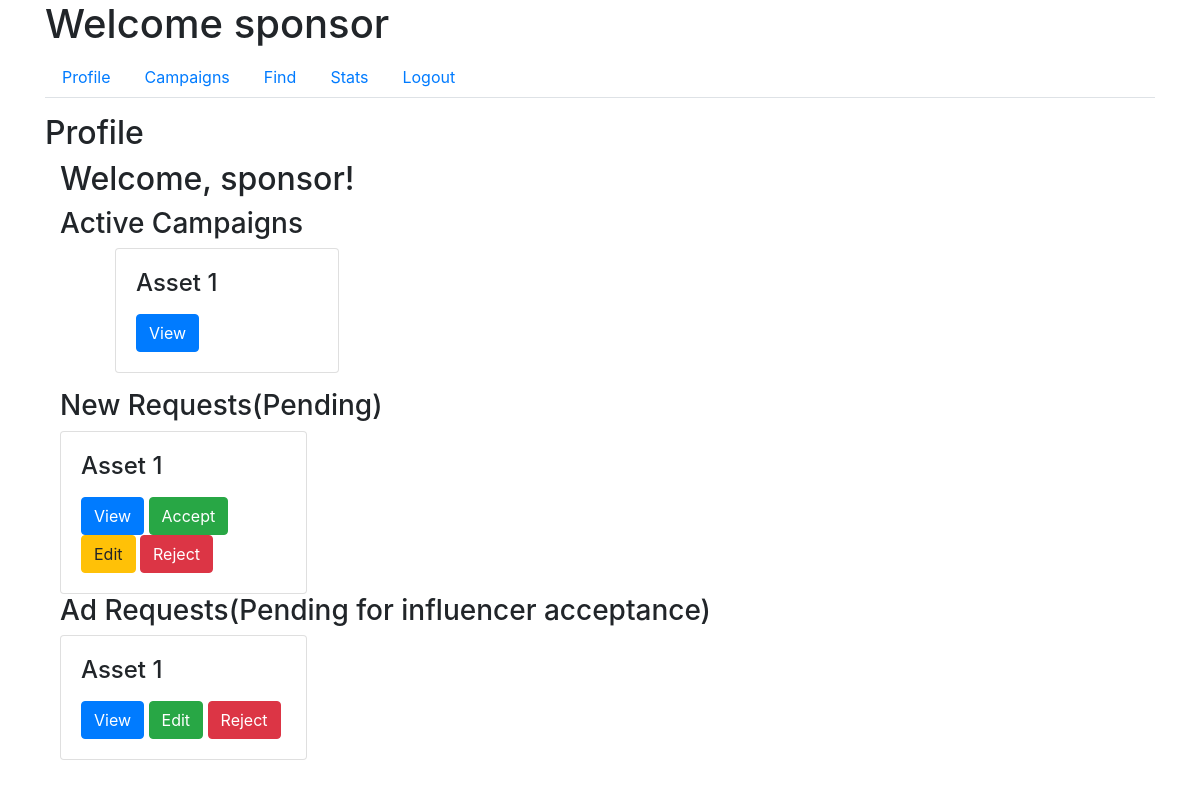
The app's page /sponsor/profile (signed in), older data.
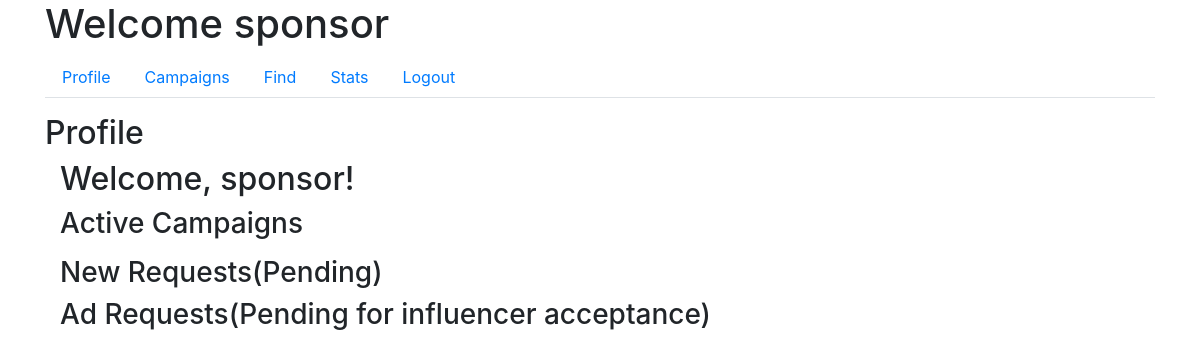
The same page, newer data.
### app/models.py (models this page shows)
class Campaign(db.Model):
    id = db.Column(db.Integer, primary_key=True)
    name = db.Column(db.String(100), nullable=False)
    description = db.Column(db.Text, nullable=False)
    budget = db.Column(db.Float, nullable=False)
    visibility = db.Column(db.String(10), nullable=False)  # 'public', 'private'
    start_date = db.Column(db.Date, nullable=False)
    end_date = db.Column(db.Date, nullable=False)
    user_id = db.Column(db.Integer, db.ForeignKey('user.id'), nullable=False)
    ad_requests = db.relationship('AdRequest', backref='campaign', lazy=True)
    flag = db.Column(db.Boolean, default=False, nullable=False)  # Add flag column

class AdRequest(db.Model):
    id = db.Column(db.Integer, primary_key=True)
    campaign_id = db.Column(db.Integer, db.ForeignKey('campaign.id'), nullable=False)
    influencer_id = db.Column(db.Integer, db.ForeignKey('user.id'), nullable=False)
    requirements = db.Column(db.Text, nullable=False)
    payment_amount = db.Column(db.Float, nullable=False)
    status_influencer = db.Column(db.String(10), nullable=False)
    status_sponsor = db.Column(db.String(10), nullable=False)

### app/routes.py (the view)
@main.route('/sponsor/profile')
@login_required
def sponsor_profile():
    if current_user.role != 'sponsor':
        return redirect(url_for('main.home'))
    sponsor = current_user
    active_campaigns = Campaign.query.join(AdRequest, Campaign.id == AdRequest.campaign_id)\
    .filter(Campaign.user_id == sponsor.id, AdRequest.status_sponsor == "Accepted").all()
    new_requests = AdRequest.query.join(Campaign, AdRequest.campaign_id == Campaign.id)\
                              .filter(Campaign.user_id == sponsor.id, AdRequest.status_sponsor == 'Pending').all()
    influencer_pending_request = AdRequest.query.join(Campaign, AdRequest.campaign_id == Campaign.id)\
                              .filter(Campaign.user_id == sponsor.id, AdRequest.status_influencer == 'Pending').all()
    return render_template('sponsor_profile.html',
                           sponsor=sponsor,
                           active_campaigns=active_campaigns,
                           new_requests=new_requests,
                           influencer_pending_request=influencer_pending_request)

### app/models.py (called while the page is built)
@login_manager.user_loader
def load_user(user_id):
    return User.query.get(int(user_id))

### app/templates/sponsor_profile.html (shortened to what this page needs)
{% extends "sponsor_dashboard.html" %}
{% block tab_content %}
<h2>Profile</h2>
<div class="col-md-9">
    <div class="profile-main">
        <h2>Welcome, {{ current_user.username }}!</h2>
        <h3>Active Campaigns</h3>
        <ul>
            {% for campaign in active_campaigns %}
            <div class="col-md-4">
                <div class="request-box card">
                    <div class="card-body">
                        <h4 class="card-title">{{ campaign.name }}</h4>
                        <button class="btn btn-primary" data-toggle="modal" data-target="#campaignModal" data-id="{{ campaign.id }}">View</button>
                    </div>
                </div>
            </div>
            {% endfor %}
        </ul>
        <h3>New Requests(Pending)</h3>
        <div class="row">
            {% for request in new_requests %}
            <div class="col-md-4">
                <div class="request-box card">
                    <div class="card-body">
                        <h4 class="card-title">{{ request.campaign.name }}</h4>
                        <button class="btn btn-primary" data-toggle="modal" data-target="#campaignModal" data-id="{{ request.campaign.id }}">View</button>
                        <a href="{{ url_for('main.accept_request_sponsor', id=request.id) }}" class="btn btn-success">Accept</a>
                        <a href="{{ url_for('main.edit_ad_request_spon', id=request.id) }}" class="btn btn-warning">Edit</a>
                        <a href="{{ url_for('main.reject_request_sponsor', id=request.id) }}" class="btn btn-danger">Reject</a>
                    </div>
                </div>
            </div>
            {% endfor %}
        </div>
        <h3>Ad Requests(Pending for influencer acceptance)</h3>
        <div class="row">
            {% for request in influencer_pending_request %}
            <div class="col-md-4">
                <div class="request-box card">
                    <div class="card-body">
                        <h4 class="card-title">{{ request.campaign.name }}</h4>
                        <button class="btn btn-primary" data-toggle="modal" data-target="#campaignModal" data-id="{{ request.campaign.id }}">View</button>
                        <a href="{{ url_for('main.edit_ad_request_spon', id=request.id) }}" class="btn btn-success">Edit</a>
                        <a href="{{ url_for('main.reject_request_sponsor', id=request.id) }}" class="btn btn-danger">Reject</a>
                    </div>
                </div>
            </div>
            {% endfor %}
        </div>
    </div>
</div>
{% endblock %}

Row changes from the older to the newer data that the page shows:
removed Campaign: name "Asset 1"
removed AdRequest: campaign.name "Asset 1", shown under "New Requests(Pending)"
removed AdRequest: campaign.name "Asset 1", shown under "Ad Requests(Pending for influencer acceptance)"
